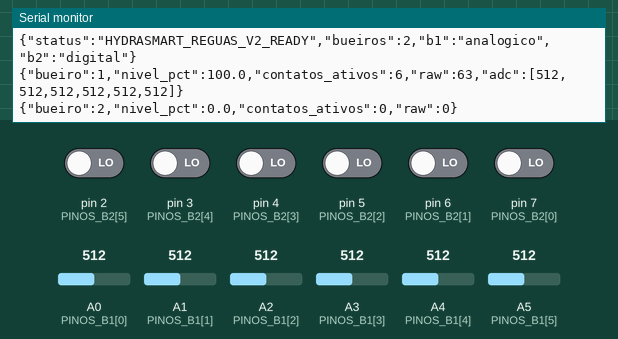
Bench run of a sketch on a simulated Arduino Uno, built with avr-gcc and run on an emulated ATmega328P. Shown: the last lines printed to the serial monitor. Inputs (shaded band) come from the test bench; at power-on: pin 2 (PINOS_B2[5]), pin 3 (PINOS_B2[4]), pin 4 (PINOS_B2[3]), pin 5 (PINOS_B2[2]), pin 6 (PINOS_B2[1]), pin 7 (PINOS_B2[0]) LOW, A0 (PINOS_B1[0]) = 512, A1 (PINOS_B1[1]) = 512, A2 (PINOS_B1[2]) = 512, A3 (PINOS_B1[3]) = 512, A4 (PINOS_B1[4]) = 512, A5 (PINOS_B1[5]) = 512.

Above: at 1.8 s.
1.9 s: A0 (PINOS_B1[0]) set to 910
At 2.8 s:
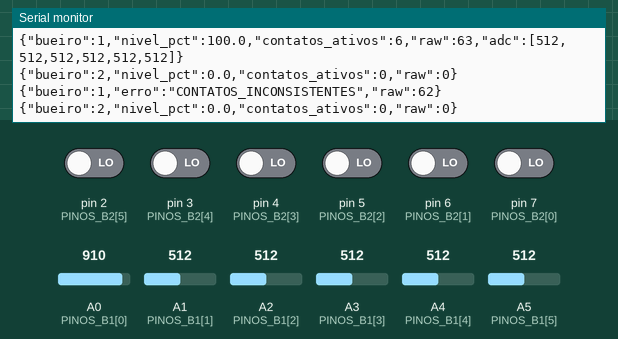
4.5 s: A1 (PINOS_B1[1]) set to 910
At 5.6 s:
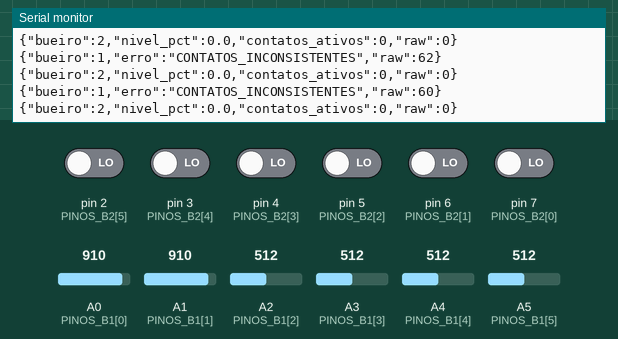
6.0 s: A2 (PINOS_B1[2]) set to 910
At 6.4 s:
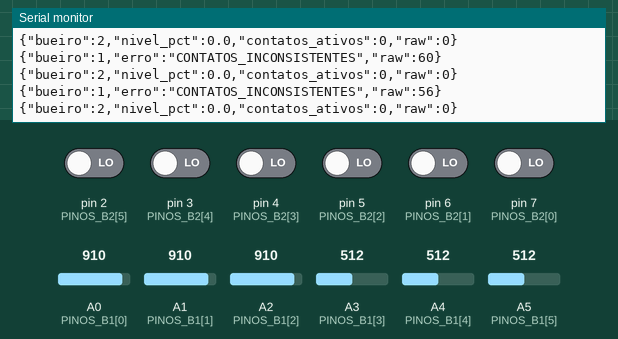
7.5 s: A3 (PINOS_B1[3]) set to 910
At 8.8 s:
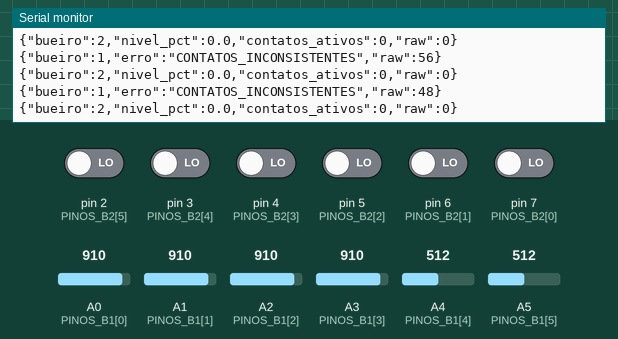
9.0 s: A4 (PINOS_B1[4]) set to 910
At 9.8 s:
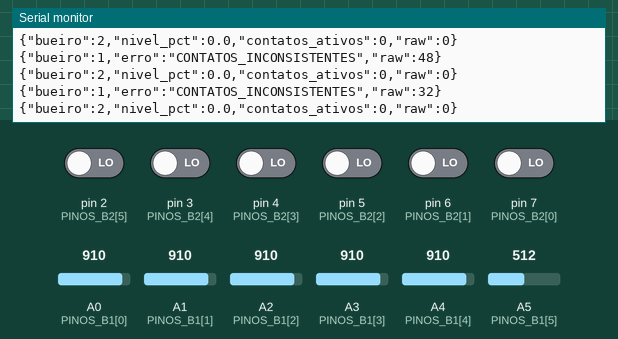
10.5 s: A5 (PINOS_B1[5]) set to 910
At 11.4 s:
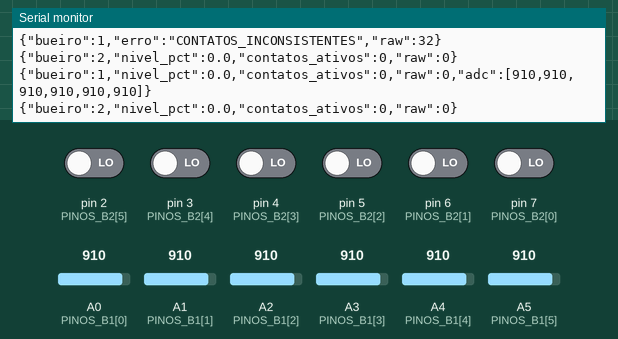
Timing chart, 0 to 13.0 s (numbered marks = the images above; inputs shaded):
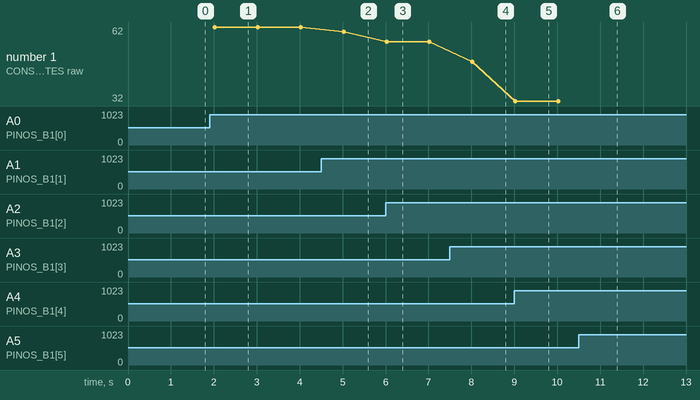

The sketch:

hydrasmart_reguas.ino
```cpp
/*
 * HYDRASMART — Firmware das réguas de eletrodos (Arduino Uno)
 *
 * Duas réguas de 6 contatos, uma por bueiro, enviando o nível pela USB a 115200 baud.
 *
 * LIGAÇÃO
 *  - Bueiro 01: A0 A1 A2 A3 A4 A5  (contato mais baixo -> mais alto)  leitura ANALÓGICA
 *  - Bueiro 02: D7 D6 D5 D4 D3 D2  (contato mais baixo -> mais alto)  leitura DIGITAL
 *    (na régua montada: marrom=D7 embaixo, junto ao GND amarelo; vermelho=D2 no topo)
 *  - Em cada compartimento, um fio de referência ligado ao GND do Arduino, até o fundo.
 *  - Não acionar bombas pelos pinos do Arduino. Nunca ligar 9 V em pinos de sinal.
 *
 * POR QUE O BUEIRO 01 É ANALÓGICO
 *  Medido em bancada (06/11/2026) com água de torneira: contato seco ~990-1023,
 *  contato molhado ~420-570. A leitura digital só entende "molhado" abaixo de ~300,
 *  por isso o firmware anterior nunca detectava a água. Aqui o limiar é ajustável.
 *
 * BUEIRO 02 (pinos digitais)
 *  Os pinos D2-D7 não medem valor. Com água de torneira eles tendem a ficar "secos".
 *  Para funcionar: uma pitada de sal na água daquele compartimento, ou resistores de
 *  pull-up externos de ~220 kΩ, ou um fio de GND desencapado ao longo de toda a régua.
 *
 *  Testado em bancada (06/11/2026):
 *   - água de torneira, compartimento cheio: B02 detectava só o contato colado no GND;
 *   - com uma pitada de sal: B02 detectou os contatos corretamente (50% = 50% do B01)
 *     e o B01 passou a ler ~100 nos contatos molhados (antes ~450), com folga maior.
 *  Água salgada corrói os contatos mais rápido: trocar a água ao fim de cada dia de uso.
 *
 * MENSAGEM ENVIADA (uma por bueiro, a cada segundo)
 *  {"bueiro":1,"nivel_pct":50.0,"contatos_ativos":3,"raw":7,"adc":[427,480,565,1023,1023,1023]}
 *  {"bueiro":2,"nivel_pct":0.0,"contatos_ativos":0,"raw":0}
 *  {"bueiro":1,"erro":"CONTATOS_INCONSISTENTES","raw":5}   (contato alto molhado com um mais baixo seco)
 */

// ---------- Ajustes ----------
const int LIMIAR_MOLHADO = 800;   // abaixo disso o contato passa a "molhado"
const int LIMIAR_SECO = 900;      // acima disso o contato volta a "seco" (histerese)
const unsigned long INTERVALO_MS = 1000;

const byte TOTAL_CONTATOS = 6;
const byte PINOS_B1[TOTAL_CONTATOS] = {A0, A1, A2, A3, A4, A5};
const byte PINOS_B2[TOTAL_CONTATOS] = {7, 6, 5, 4, 3, 2}; // do contato mais baixo ao mais alto

bool molhadoB1[TOTAL_CONTATOS] = {false, false, false, false, false, false};
unsigned long ultimaMedicao = 0;

void setup() {
  Serial.begin(115200);
  for (byte i = 0; i < TOTAL_CONTATOS; i++) {
    pinMode(PINOS_B1[i], INPUT);
    pinMode(PINOS_B2[i], INPUT);
  }
  Serial.println(F("{\"status\":\"HYDRASMART_REGUAS_V2_READY\",\"bueiros\":2,\"b1\":\"analogico\",\"b2\":\"digital\"}"));
}

// Resistor interno ligado só durante a medida: reduz a corrosão dos eletrodos.
int lerAnalogico(byte pino) {
  pinMode(pino, INPUT_PULLUP);
  delay(3);
  long soma = 0;
  for (byte i = 0; i < 8; i++) soma += analogRead(pino);
  pinMode(pino, INPUT);
  return (int)(soma / 8);
}

bool lerDigitalMolhado(byte pino) {
  pinMode(pino, INPUT_PULLUP);
  delay(3);
  byte baixos = 0;
  for (byte i = 0; i < 8; i++) if (digitalRead(pino) == LOW) baixos++;
  pinMode(pino, INPUT);
  return baixos >= 6;
}

// Envia o nível a partir da máscara de contatos molhados (bit 0 = contato mais baixo).
void enviarNivel(byte bueiro, byte mascara, const int *adc) {
  byte ativos = 0;
  bool lacuna = false;
  for (byte i = 0; i < TOTAL_CONTATOS; i++) {
    if (mascara & (1 << i)) {
      if (lacuna) {
        Serial.print(F("{\"bueiro\":"));
        Serial.print(bueiro);
        Serial.print(F(",\"erro\":\"CONTATOS_INCONSISTENTES\",\"raw\":"));
        Serial.print(mascara);
        Serial.println('}');
        return;
      }
      ativos++;
    } else {
      lacuna = true;
    }
  }

  Serial.print(F("{\"bueiro\":"));
  Serial.print(bueiro);
  Serial.print(F(",\"nivel_pct\":"));
  Serial.print(100.0 * ativos / TOTAL_CONTATOS, 1);
  Serial.print(F(",\"contatos_ativos\":"));
  Serial.print(ativos);
  Serial.print(F(",\"raw\":"));
  Serial.print(mascara);
  if (adc) {
    Serial.print(F(",\"adc\":["));
    for (byte i = 0; i < TOTAL_CONTATOS; i++) {
      if (i) Serial.print(',');
      Serial.print(adc[i]);
    }
    Serial.print(']');
  }
  Serial.println('}');
}

void loop() {
  const unsigned long agora = millis();
  if (agora - ultimaMedicao < INTERVALO_MS) return;
  ultimaMedicao = agora;

  // Bueiro 01: analógico com histerese
  int adc[TOTAL_CONTATOS];
  byte mascaraB1 = 0;
  for (byte i = 0; i < TOTAL_CONTATOS; i++) {
    adc[i] = lerAnalogico(PINOS_B1[i]);
    if (adc[i] < LIMIAR_MOLHADO) molhadoB1[i] = true;
    else if (adc[i] > LIMIAR_SECO) molhadoB1[i] = false;
    if (molhadoB1[i]) mascaraB1 |= (1 << i);
  }
  enviarNivel(1, mascaraB1, adc);

  // Bueiro 02: digital
  byte mascaraB2 = 0;
  for (byte i = 0; i < TOTAL_CONTATOS; i++) {
    if (lerDigitalMolhado(PINOS_B2[i])) mascaraB2 |= (1 << i);
  }
  enviarNivel(2, mascaraB2, nullptr);
}
```

Measured:
- after the input at 1.9 s, the serial monitor: prints a new line after 0.12 s (image 1)
- after the input at 4.5 s, the serial monitor: prints a new line after 0.52 s (image 2)
- after the input at 6.0 s, the serial monitor: prints a new line at once (image 3)
- after the input at 7.5 s, the serial monitor: prints a new line after 0.52 s (image 4)
- after the input at 9.0 s, the serial monitor: prints a new line at once (image 5)
- after the input at 10.5 s, the serial monitor: prints a new line after 0.52 s (image 6)
- plotted number 1: 62 → 60 after the input at 4.5 s, 60 → 56 after the input at 6.0 s, 56 → 48 after the input at 7.5 s, 48 → 32 after the input at 9.0 s
